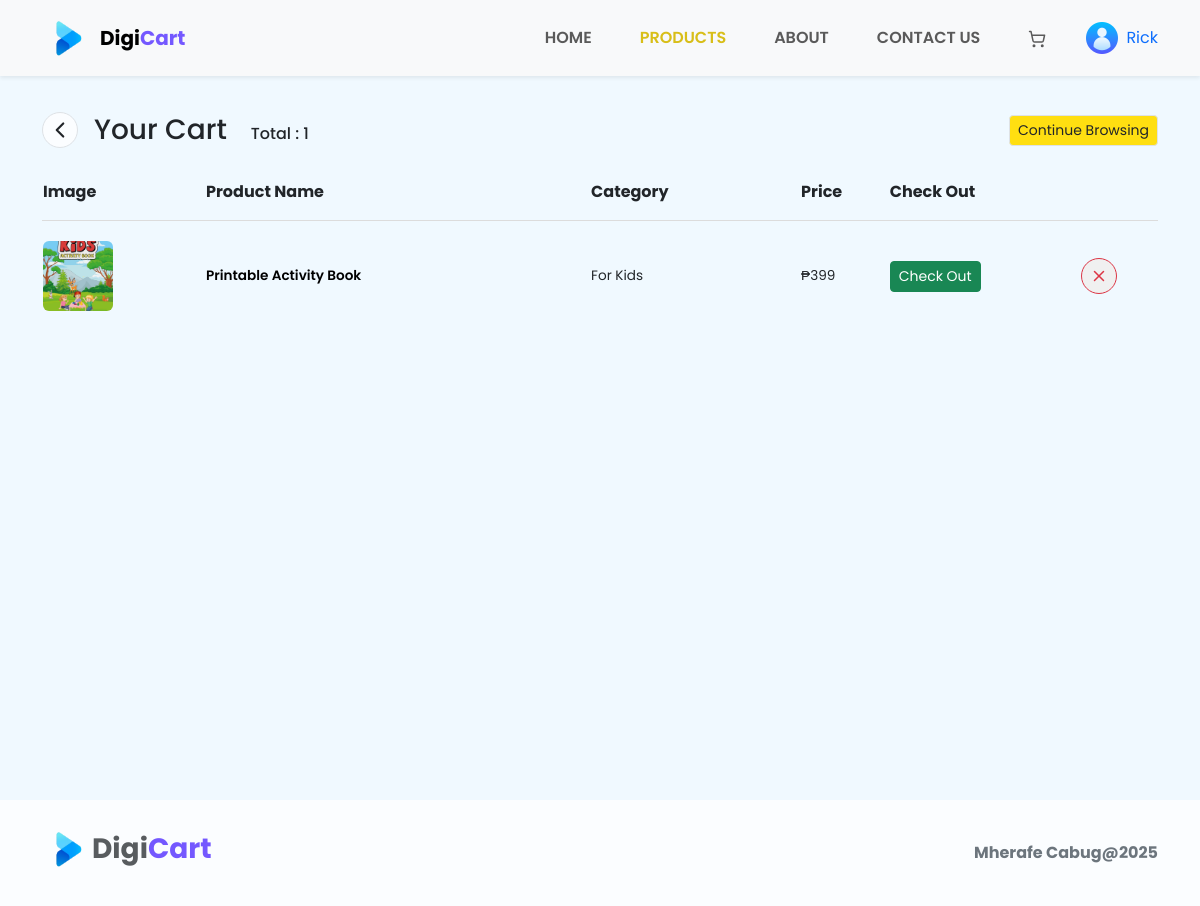
Screenshot of /cart.php (signed in) with the database file from the repository.
### tables this page shows
CREATE TABLE `cart` (
  `cart_id` int(11) NOT NULL,
  `product_id` int(11) NOT NULL,
  `user_id` int(11) NOT NULL,
  `added_at` datetime NOT NULL DEFAULT current_timestamp()
);

CREATE TABLE `products` (
  `product_id` int(11) NOT NULL,
  `name` varchar(200) NOT NULL,
  `description` varchar(200) NOT NULL,
  `price` float NOT NULL,
  `category` varchar(100) NOT NULL,
  `image_path` varchar(200) NOT NULL,
  `file_path` varchar(200) NOT NULL,
  `created_at` datetime NOT NULL DEFAULT current_timestamp(),
  `sold` int(11) NOT NULL,
  `ratings` int(11) NOT NULL
);

### includes/includes.php (called while the page is built, shortened)
<?php
    $connect = new Database();
    $connection = $connect->getConnection();
    include "classes/Cart.php";
    $cart = new Cart();

### classes/Cart.php (called while the page is built, shortened)
<?php
class Cart
{
    public function getCartProducts($conn, $ownerID){
        $q= "SELECT p.*, c.*
                FROM cart c
                JOIN products p ON c.product_id = p.product_id
                WHERE c.user_id = $ownerID ORDER BY added_at DESC";
        return $results = $conn->query($q);
    }
}

### cart.php (the view, shortened to what this page needs)
<?php
  include "includes/includes.php";
  if(isset($_SESSION["current_user"])){
    $ownerId = $_SESSION["current_user"]['user_id'];
    $items = $cart->getCartProducts($connection, $ownerId);
  }else{
    header("location: signin.php");
    exit();
  }
?>
<!DOCTYPE html>
<html lang="en">
  <head>
    <link
      href="https://cdn.jsdelivr.net/npm/bootstrap@5.3.3/dist/css/bootstrap.min.css"
      rel="stylesheet"
    />
    <link rel="stylesheet" href="style.css" />
  </head>
  <body>
    <nav class="navbar navbar-expand-lg shadow-sm bg-body-tertiary fixed-top">
      <div class="container">
        <a class="navbar-brand d-flex align-items-center fw-bold" href="#"
          ><img
            src="images/logo.png"
            class="me-2"
            width="50"
            height="50"
            alt=""
          />
          Digi<span class="text-primary">Cart</span>
        </a>
        <div class="collapse navbar-collapse" id="navbarNav">
          <ul class="navbar-nav ms-auto">
            <li class="nav-item">
              <a
                class="nav-link text-uppercase fw-semibold px-4 text-center"
                aria-current="page"
                href="index.php"
                >Home</a
              >
            </li>
            <li class="nav-item">
              <a
                class="nav-link text-uppercase fw-semibold px-4 text-center active"
                href="products.php"
                >Products</a
              >
            </li>
            <li class="nav-item">
              <a
                class="nav-link text-uppercase fw-semibold px-4 text-center"
                href="about.html"
                >About</a
              >
            </li>
            <li class="nav-item">
              <a
                class="nav-link text-uppercase fw-semibold px-4 text-center"
                href="#contact-us"
                >Contact Us</a
              >
            </li>
            <li class="nav-item">
              <a
                class="nav-link text-uppercase fw-semibold px-4 text-center btn"
              >
              </a>
            </li>
          </ul>
          <div class="d-flex justify-content-center ms-3">
            <?php
              if(isset($_SESSION['current_user'])){
                echo('<a class="mb-0 d-flex align-items-center" href="profile.php"><img class="me-2" width="32"  height="32" src="images/icons/user.png" alt="">'.$_SESSION['current_user']['firstname'].'</a>');
              }else{
                echo('<a href="signin.php" class="btn btn-primary">Sign In</a>');
              }
            ?>
          </div>
        </div>
      </div>
    </nav>
    <div class="cart-page-wrapper">
      <div class="container mx-auto d-flex flex-column">
        <div class="d-flex align-items-center py-3">
          <div onclick="window.history.back()" class="bg-white border d-flex align-items-center rounded-circle me-3 p-1">
            <svg xmlns="http://www.w3.org/2000/svg" width="26" height="26" viewBox="0 0 24 24" fill="none" stroke="currentColor" stroke-width="2" stroke-linecap="round" stroke-linejoin="round" class="lucide lucide-chevron-left-icon lucide-chevron-left"><path d="m15 18-6-6 6-6"/></svg>
          </div>
          <h3 class="mb-0">Your Cart<span class="fs-6 ms-4">Total : <?=$items->num_rows?></span></h3>
          <a href="products.php" class="btn border bg-accent btn-sm ms-auto"
            >Continue Browsing</a
          >
        </div>
        <table style="flex-grow: 1" class="product-table mb-4">
          <thead>
            <tr class="border-0">
              <th class="py-3">Image</th>
              <th class="py-3 px-3">Product Name</th>
              <th class="py-3 px-3">Category</th>
              <th class="py-3">Price</th>
              <th class="py-3">Check Out</th>
            </tr>
          </thead>
          <tbody>
            <?php while($row = $items->fetch_assoc()): ?>
              <tr>
                <td>
                  <img
                    src="<?= $row['image_path']?>"
                    alt=""
                    class="rounded-2"
                  />
                </td>
                <td class="product-name px-3">
                  <a href="product-details.php?id=<?= $row['product_id']?>" class="text-black fw-semibold">
                    <?= $row['name']?>
                  </a>
                </td>
                <td class="product-name px-3">
                  <?= $row['category']?>
                </td>
                <td>₱<?= $row['price']?></td>
                <td><a href="check-out.php?product_id=<?= $row['product_id']?>" class="btn btn-sm btn-success">Check Out</a></td>
                <td>
                  <a href="delete-from-cart-logic.php?product_id=<?= htmlspecialchars($row['product_id']) ?>&user_id=<?= htmlspecialchars($row['user_id']) ?>"
                    class="btn d-inline-flex btn-outline-danger text-danger ms-auto remove-btn rounded-circle align-items-center"
                  >
                    <svg
                      xmlns="http://www.w3.org/2000/svg"
                      width="18"
                      height="18"
                      viewBox="0 0 24 24"
                      fill="none"
                      stroke="currentColor"
                      stroke-width="2"
                      stroke-linecap="round"
                      stroke-linejoin="round"
                      class="lucide lucide-x-icon lucide-x"
                    >
                      <path d="M18 6 6 18" />
                      <path d="m6 6 12 12" />
                    </svg>
                  </a>
                </td>
              </tr>
            <?php endwhile ?>
          </tbody>
        </table>
      </div>
    </div>
    <footer
      class="py-4 d-flex align-items-center justify-content-center bg-white"
    >
      <div class="container d-flex align-items-center justify-content-between">
        <h3 class="fw-bold text-muted d-flex align-items-center">
          <img src="images/logo.png" width="50" height="50" alt="" />Digi<span
            class="text-primary"
            >Cart</span
          >
        </h3>
        <p class="mb-0 text-secondary fw-bold">Mherafe Cabug@2025</p>
      </div>
    </footer>
  </body>
</html>

### style.css (style rules this page uses)
:root { --clr-primary: rgb(32, 59, 215); --clr-accent: rgb(255, 223, 17); --text-accent: rgb(216, 190, 24); --bg-primary: linear-gradient( to bottom, rgb(40, 166, 244) 0%, rgb(116, 88, 255) 100% ); --bg-body: rgb(240, 249, 255); }
* { font-family: "Poppins", sans-serif; }
.text-primary { color: rgb(116, 88, 255) !important ; }
.bg-white { background-color: rgb(251, 253, 255) !important; }
a { text-decoration: none; }
.bg-accent { background-color: var(--clr-accent); }
body { background-color: var(--bg-body); overflow-y: scroll; }
.nav-link { color: rgb(90, 90, 90) !important; }
.nav-link.active { color: var(--text-accent) !important; }
footer { background-color: rgba(17, 105, 198, 0.5); }
.cart-page-wrapper { padding-top: 6rem; min-height: 100vh; }
.product-table td { padding-block: 20px; }
.product-table tr { border-top: 1px solid rgb(220, 220, 220); }
.product-table img { width: 70px; aspect-ratio: 5 /5; object-fit: cover; }
.product-table .remove-btn { padding: 8px; background-color: rgb(240, 240, 240); }
table tr td { font-size: 0.85rem; }

### rows the page displays
cart: product.image_path (picture), product.name "Printable Activity Book", product.category "For Kids", product.price "399"

### other values shown
$_SESSION['current_user']['firstname'] "Rick"
$items->num_rows "1"
